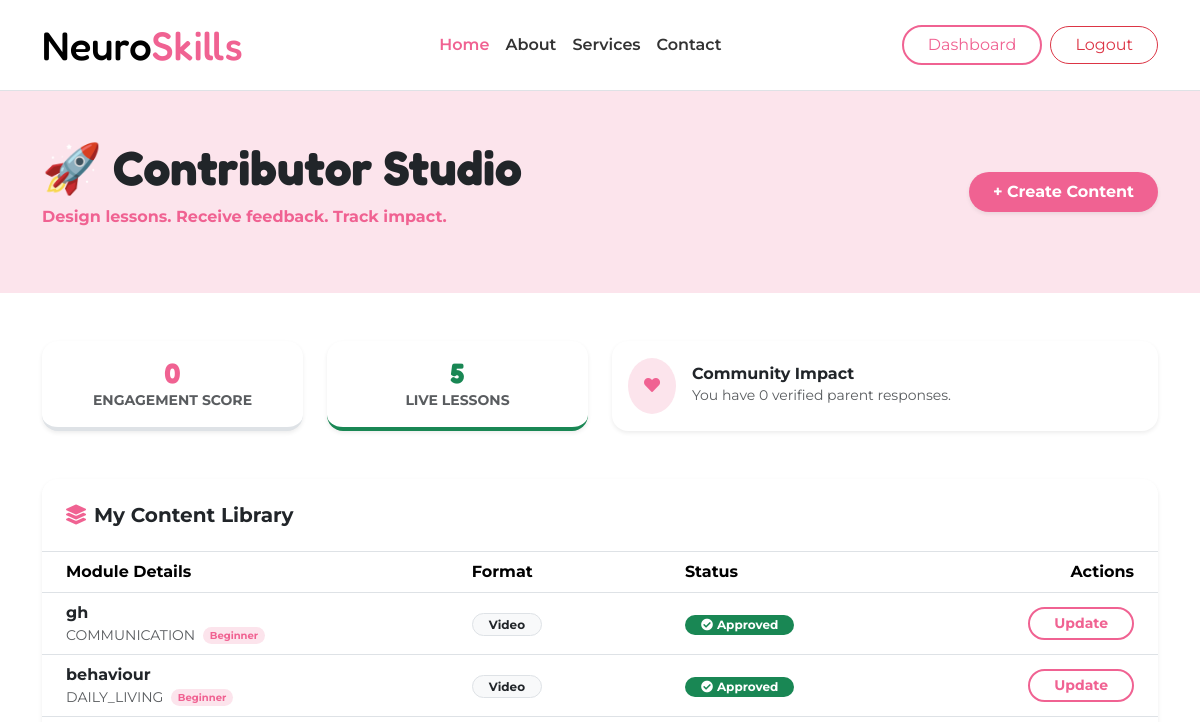
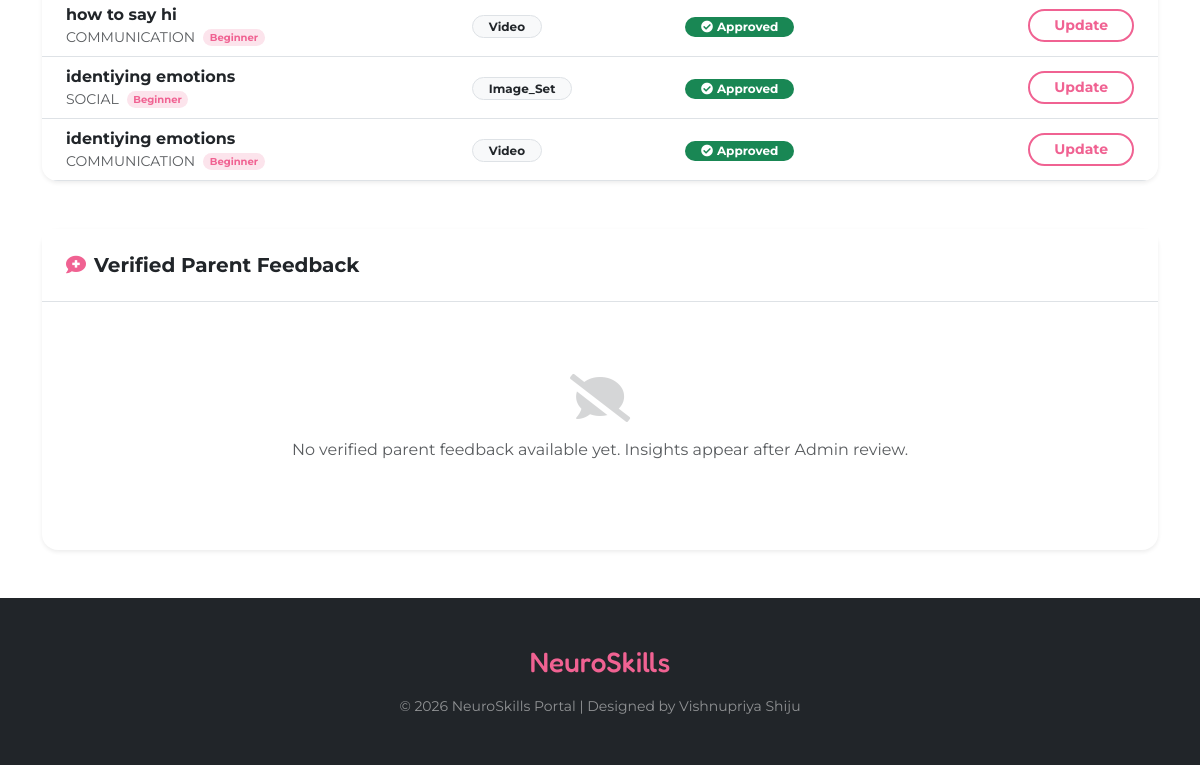
Before: /dashboard/contributor/ (signed in) with the older database file (2 pictures, top to bottom).
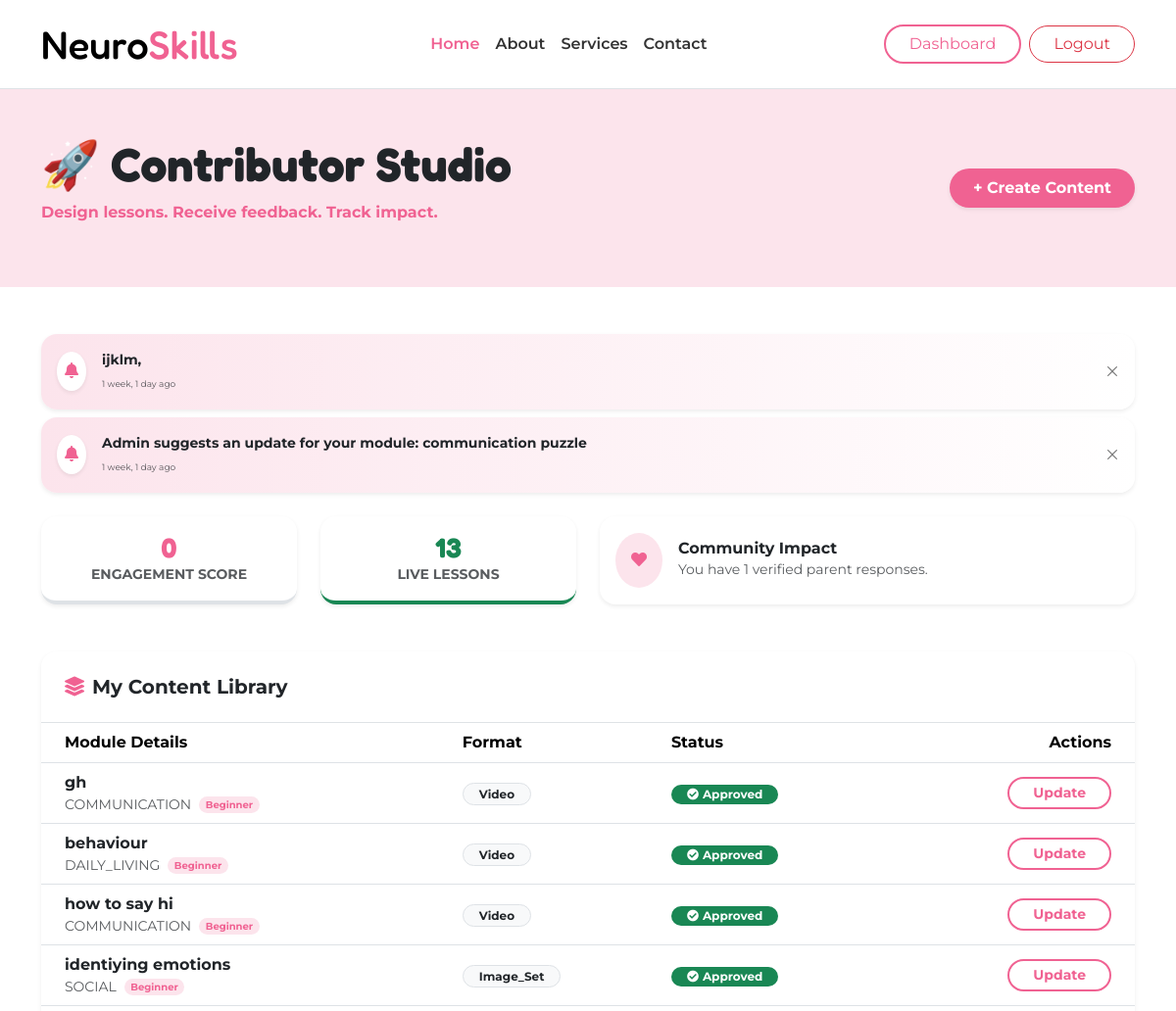
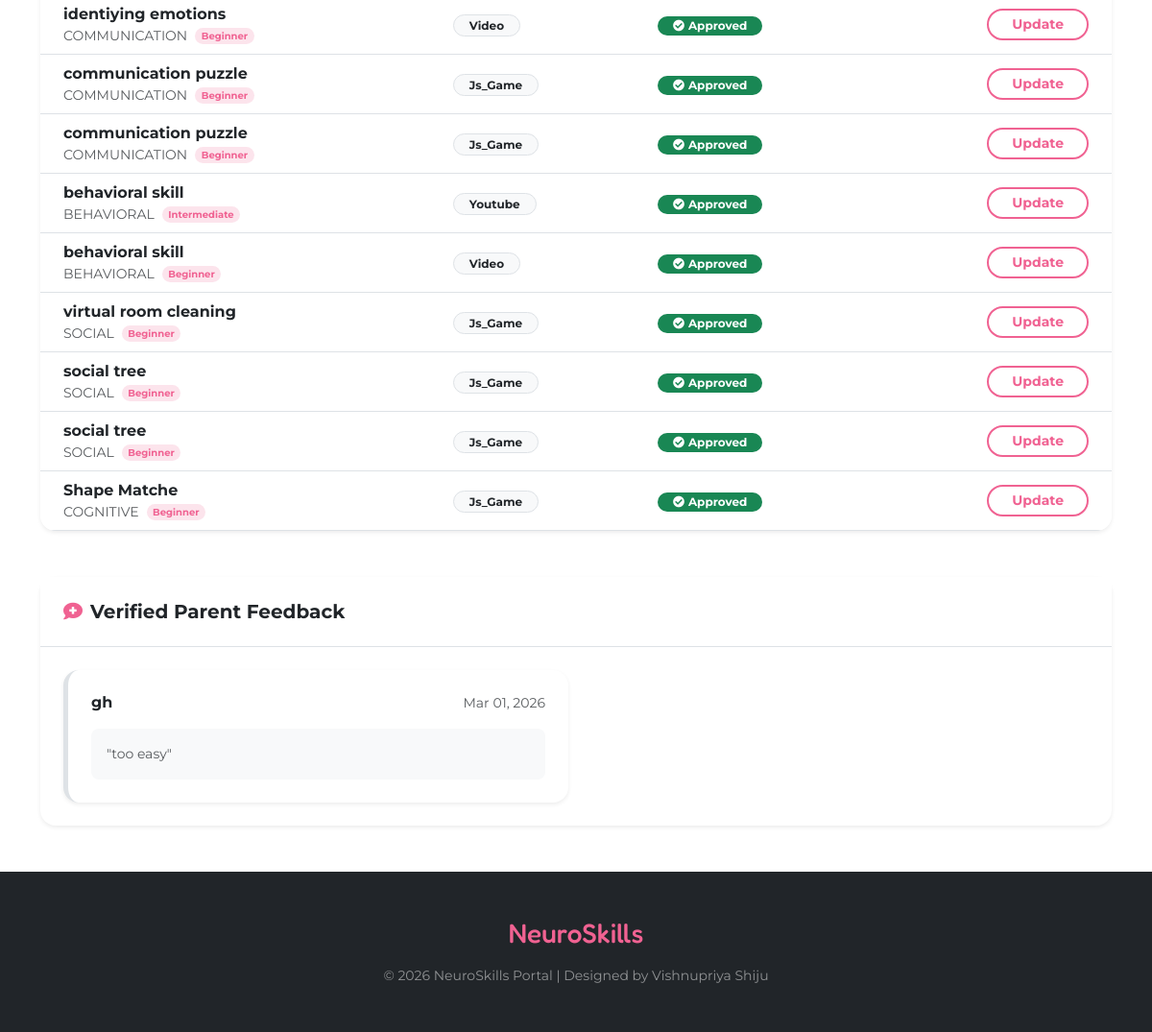
After: the same page with the newer database file (2 pictures, top to bottom).
### accounts/models.py (models this page shows, shortened)
class Lesson(models.Model):
    ACTIVITY_TYPE_CHOICES = (
        ('none', 'General Lesson (No Game)'),
        ('matching', 'Matching Game'),
        ('sequencing', 'Sequencing Task'),
        ('emotion', 'Emotion Recognition'),
        ('memory', 'Memory Game'),
        ('drag_drop', 'Drag and Drop'),
    )
    contributor = models.ForeignKey(User, on_delete=models.CASCADE)
    title = models.CharField(max_length=200)
    is_activity = models.BooleanField(default=False)
    activity_type = models.CharField(max_length=20, choices=ACTIVITY_TYPE_CHOICES, default='none')
    admin_notes = models.TextField(blank=True, null=True)
    duration_minutes = models.IntegerField(default=0)
    skill_category = models.CharField(max_length=100)
    target_age_group = models.CharField(max_length=50)
    difficulty_level = models.CharField(max_length=50)
    learning_objectives = models.TextField(blank=True, null=True)
    description = models.TextField(blank=True, null=True)
    content_type = models.CharField(max_length=50) # 'video', 'pdf', 'youtube', etc.
    file = models.FileField(upload_to='lessons/files/', blank=True, null=True) # Set blank=True if using URL instead
    thumbnail = models.ImageField(upload_to='lessons/thumbs/', blank=True, null=True)
    video_url = models.URLField(blank=True, null=True, help_text="Paste YouTube link here")
    is_approved = models.BooleanField(default=False)
    created_at = models.DateTimeField(auto_now_add=True)

class Notification(models.Model):
    user = models.ForeignKey(User, on_delete=models.CASCADE, related_name='notifications', null=True, blank=True)
    message = models.TextField()
    is_active = models.BooleanField(default=True)
    is_read = models.BooleanField(default=False) # Good for demo tracking
    created_at = models.DateTimeField(auto_now_add=True)

class LessonFeedback(models.Model):
    lesson = models.ForeignKey(Lesson, on_delete=models.CASCADE, related_name='user_feedback')
    parent = models.ForeignKey(User, on_delete=models.CASCADE)
    message = models.TextField()
    is_moderated = models.BooleanField(default=False) # Admin must check this
    created_at = models.DateTimeField(auto_now_add=True)

### accounts/views.py (the view)
# urls.py: path('dashboard/contributor/', views.contributor_dashboard, name='contributor_dashboard'),
@login_required
def contributor_dashboard(request):
    lessons = Lesson.objects.filter(contributor=request.user)
    engagement_count = ActivityProgress.objects.filter(lesson__in=lessons).count()
    moderated_feedback = LessonFeedback.objects.filter(
        lesson__contributor=request.user,
        is_moderated=True
    ).order_by('-created_at')
    return render(request, 'accounts/dashboards/contributor_dashboard.html', {
        'lessons': lessons,
        'moderated_feedback': moderated_feedback,
        'approved_count': lessons.filter(is_approved=True).count(),
        'total_views': engagement_count, # This now shows real student progress
    })

### accounts/templates/accounts/dashboards/contributor_dashboard.html (shortened to what the changed rows need)
{% extends "base.html" %}
{% load static %}
{% block content %}
<div class="container-fluid py-5 bg-soft-pink mb-5">
    <div class="container d-flex justify-content-between align-items-center">
        <div>
            <h1 class="display-5 text-dark fw-bold">🚀 Contributor Studio</h1>
        </div>
    </div>
</div>
<div class="container">
    <div class="mb-4">
        {% for note in user.notifications.all|dictsortreversed:"created_at"|slice:":2" %}
        <div class="card border-0 shadow-sm rounded-4 p-3 mb-2 animate__animated animate__fadeInLeft"
             style="background: linear-gradient(90deg, #fce4ec 0%, #ffffff 100%); border-right: 4px solid #f06292;">
            <div class="d-flex justify-content-between align-items-center">
                <div class="d-flex align-items-center">
                    <div class="bg-white p-2 rounded-circle me-3 shadow-sm">
                        <i class="fas fa-bell text-pink"></i>
                    </div>
                    <div>
                        <span class="text-dark fw-bold small d-block">{{ note.message }}</span>
                        <small class="text-muted" style="font-size: 9px;">{{ note.created_at|timesince }} ago</small>
                    </div>
                </div>
                <button type="button" class="btn-close small" data-bs-dismiss="alert" style="font-size: 10px;"></button>
            </div>
        </div>
        {% endfor %}
    </div>
    <div class="row g-4 mb-5 text-center">
        <div class="col-md-3">
            <div class="card border-0 shadow-sm p-3 rounded-4 bg-white border-bottom border-success border-4 h-100">
                <h3 class="text-success fw-bold mb-0">{{ approved_count }}</h3>
                <small class="text-muted fw-bold">LIVE LESSONS</small>
            </div>
        </div>
        <div class="col-md-6 text-start">
            <div class="card border-0 shadow-sm p-3 rounded-4 bg-white h-100 d-flex flex-row align-items-center">
                <div>
                    <h6 class="mb-0 fw-bold">Community Impact</h6>
                    <small class="text-muted">You have {{ moderated_feedback.count }} verified parent responses.</small>
                </div>
            </div>
        </div>
    </div>
    <div class="card border-0 shadow-sm rounded-4 overflow-hidden mb-5">
        <div class="table-responsive">
            <table class="table table-hover align-middle mb-0">
                <thead class="bg-light">
                    <tr>
                        <th class="ps-4">Module Details</th>
                        <th>Format</th>
                        <th>Status</th>
                        <th class="text-end pe-4">Actions</th>
                    </tr>
                </thead>
                <tbody>
                    {% for item in lessons %}
                    <tr>
                        <td class="ps-4">
                            <span class="fw-bold text-dark d-block">{{ item.title }}</span>
                            <div class="d-flex gap-2 align-items-center">
                                <small class="text-muted text-uppercase small">{{ item.skill_category }}</small>
                                <span class="badge bg-soft-pink text-pink rounded-pill" style="font-size: 10px;">
                                    {{ item.difficulty_level|title }}
                                </span>
                            </div>
                        </td>
                        <td>
                            <span class="badge bg-light text-dark border rounded-pill px-3">
                                {{ item.content_type|title }}
                            </span>
                        </td>
                        <td>
                            {% if item.is_approved %}
                                <span class="badge bg-success rounded-pill px-3"><i class="fas fa-check-circle me-1"></i>Approved</span>
                            {% else %}
                                <span class="badge bg-warning text-dark rounded-pill px-3"><i class="fas fa-clock me-1"></i>Under Review</span>
                            {% endif %}
                        </td>
                        <td class="text-end pe-4">
                            <a href="{% url 'edit_lesson' item.id %}" class="btn btn-outline-pink btn-sm rounded-pill px-4 fw-bold">
                                {% if item.admin_notes %}Fix & Resubmit{% else %}Update{% endif %}
                            </a>
                        </td>
                    </tr>
                    {% empty %}
                    <tr><td colspan="4" class="text-center py-5 text-muted">No content uploaded yet. Start by creating a lesson!</td></tr>
                    {% endfor %}
                </tbody>
            </table>
        </div>
    </div>
    <div class="card border-0 shadow-sm rounded-4 mt-5 animate__animated animate__fadeInUp">
        <div class="row g-3 p-4">
            {% for feed in moderated_feedback %}
            <div class="col-md-6">
                <div class="card border-0 shadow-sm rounded-4 p-4 border-start border-pink border-5 h-100 bg-white shadow-hover">
                    <div class="d-flex justify-content-between mb-2">
                        <h6 class="fw-bold text-dark mb-0">{{ feed.lesson.title }}</h6>
                        <small class="text-muted small">{{ feed.created_at|date:"M d, Y" }}</small>
                    </div>
                    <div class="bg-light p-3 rounded-3 mt-2">
                        <p class="mb-0 text-muted italic small">"{{ feed.message }}"</p>
                    </div>
                </div>
            </div>
            {% empty %}
            <div class="col-12 text-center py-5 text-muted italic">
                <i class="fas fa-comment-slash fa-3x mb-3 opacity-25"></i>
                <p>No verified parent feedback available yet. Insights appear after Admin review.</p>
            </div>
            {% endfor %}
        </div>
    </div>
</div>
{% endblock %}

Changed rows visible on the page:
added Notification: message "ijklm,", created_at "1 week, 1 day"
added Notification: message "Admin suggests an update for your module: communication puzzle", created_at "1 week, 1 day"
added Lesson: title "communication puzzle", skill_category "COMMUNICATION", difficulty_level "Beginner", content_type "Js_Game", is_approved True (drawn), shows "Update"
added Lesson: title "communication puzzle", skill_category "COMMUNICATION", difficulty_level "Beginner", content_type "Js_Game", is_approved True (drawn), shows "Update"
added Lesson: title "behavioral skill", skill_category "BEHAVIORAL", difficulty_level "Intermediate", content_type "Youtube", is_approved True (drawn), shows "Update"
added Lesson: title "behavioral skill", skill_category "BEHAVIORAL", difficulty_level "Beginner", content_type "Video", is_approved True (drawn), shows "Update"
added Lesson: title "virtual room cleaning", skill_category "SOCIAL", difficulty_level "Beginner", content_type "Js_Game", is_approved True (drawn), shows "Update"
added Lesson: title "social tree", skill_category "SOCIAL", difficulty_level "Beginner", content_type "Js_Game", is_approved True (drawn), shows "Update"
added Lesson: title "social tree", skill_category "SOCIAL", difficulty_level "Beginner", content_type "Js_Game", is_approved True (drawn), shows "Update"
added Lesson: title "Shape Matche", skill_category "COGNITIVE", difficulty_level "Beginner", content_type "Js_Game", is_approved True (drawn), admin_notes "Update"
added LessonFeedback: lesson "gh", created_at "Mar 01, 2026", message "too easy"
Other visible differences:
{{ approved_count }}: "5" → "13"
{{ moderated_feedback.count }}: "0" → "1"
text no longer shown: "No verified parent feedback available yet. Insights appear after Admin review."
